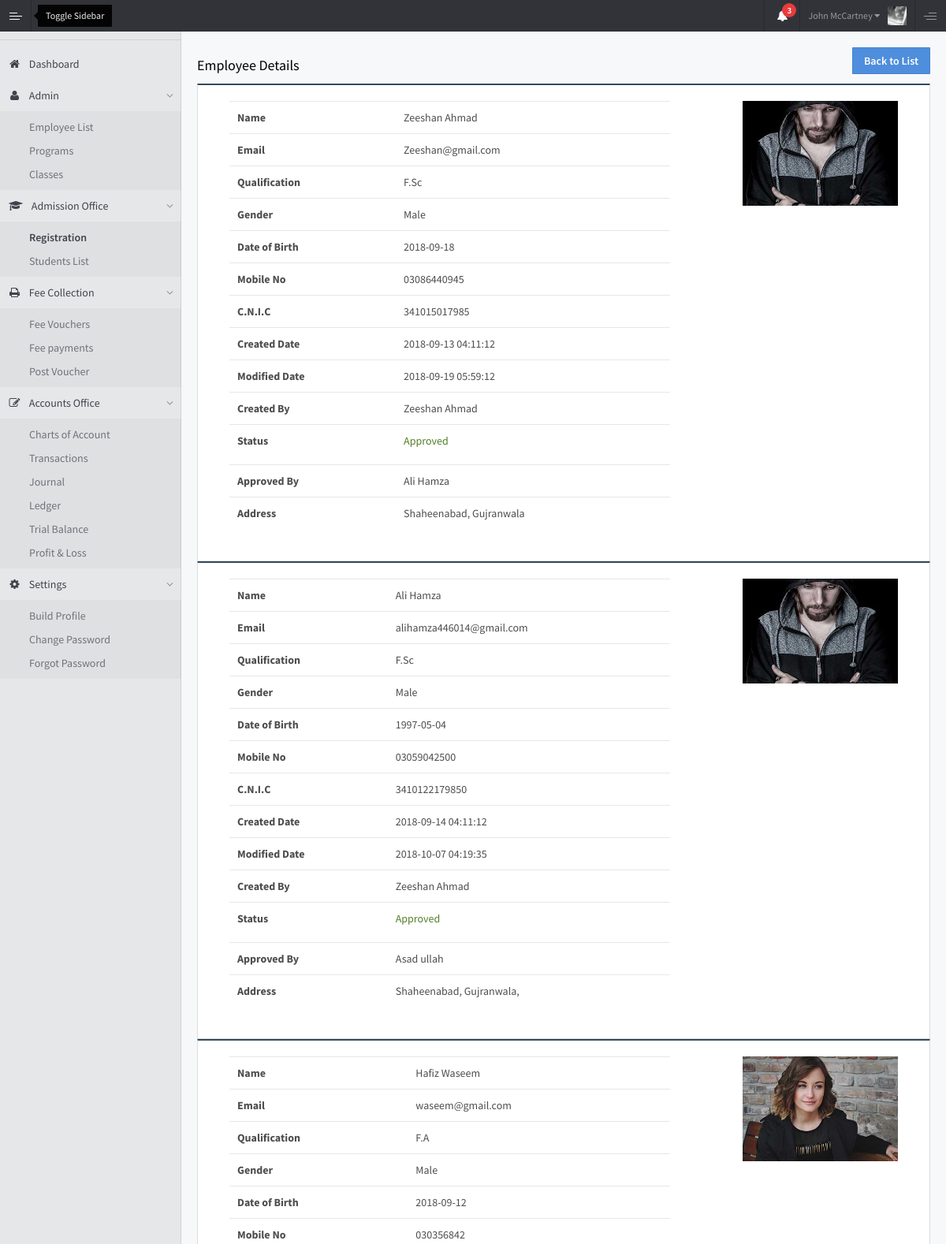
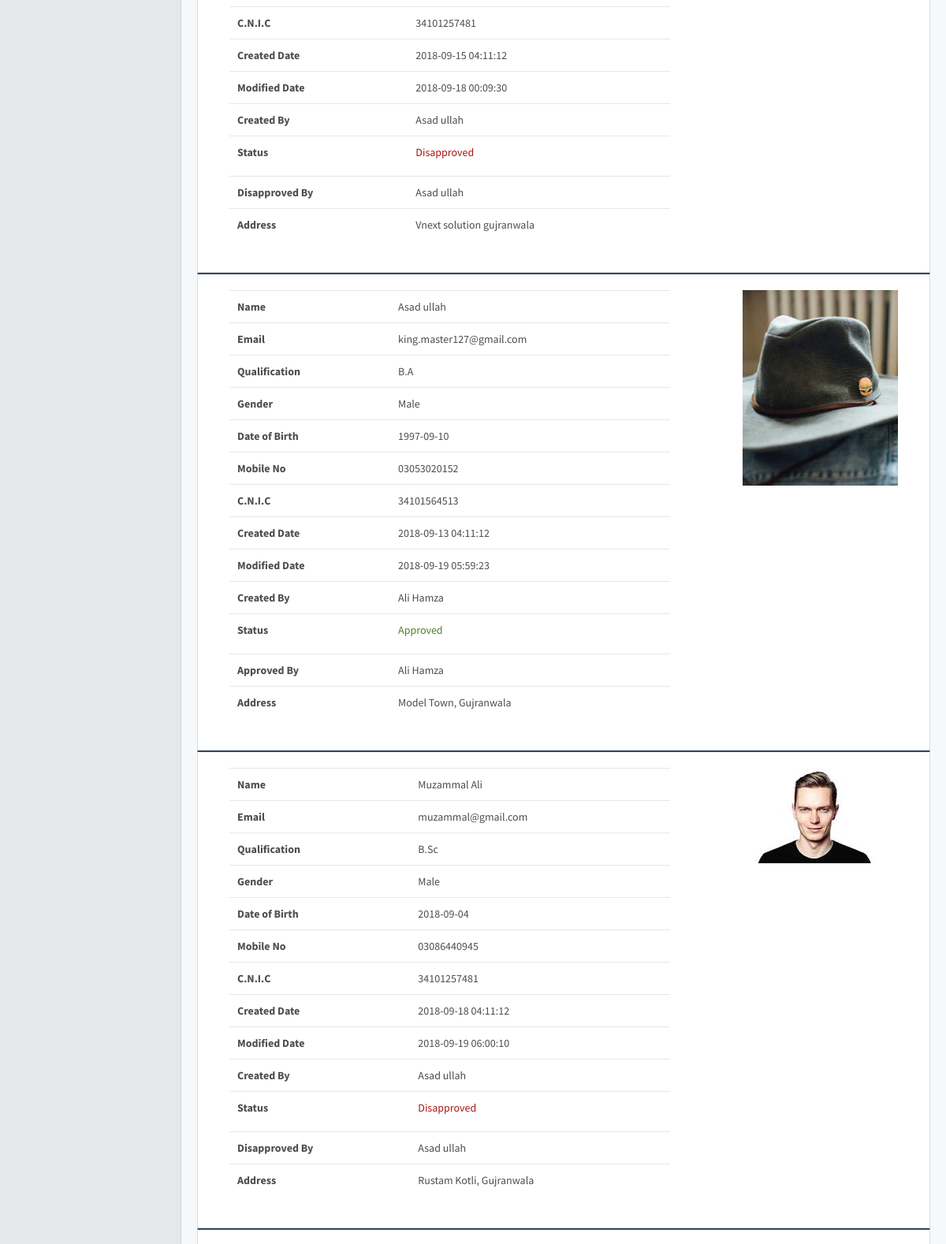
The page /ilm/index.php/users/all_userDetails (upper part) on the database its author committed (2 pictures, top to bottom).
### tables this page shows
CREATE TABLE `users` (
  `id` int(11) NOT NULL,
  `first_name` varchar(255) NOT NULL,
  `last_name` varchar(255) NOT NULL,
  `email` varchar(255) NOT NULL,
  `password` varchar(255) NOT NULL,
  `gender` varchar(10) NOT NULL,
  `address` varchar(300) NOT NULL,
  `phone_no` varchar(50) NOT NULL,
  `dob` date NOT NULL,
  `cnic` varchar(30) NOT NULL,
  `qualification` varchar(50) NOT NULL,
  `role_id` int(11) NOT NULL COMMENT '0 = admin, 1 = clerk, 2 = accountant',
  `created_by` int(11) NOT NULL,
  `modified_by` int(11) NOT NULL,
  `created_at` timestamp NOT NULL DEFAULT CURRENT_TIMESTAMP,
  `modified_at` timestamp NOT NULL DEFAULT '0000-00-00 00:00:00',
  `is_active` int(11) NOT NULL COMMENT '1 = true, 0 = false',
  `is_approved` int(11) NOT NULL DEFAULT '0' COMMENT '1 = true, 0 = false',
  `image_url` varchar(250) NOT NULL
);

### ilm/application/controllers/Users.php (called while the page is built, shortened)
<?php
class Users extends CI_Controller
{
    public function __construct()
    {
        $this->load->model('Users_model');
    }
    public function all_userDetails()
    {
        $data = array(
            'title' => 'ILM | Admin',
            'view' => 'users/user_details',
            'users' => $this->Users_model->getUsers(),
            'url_text' => 'Back to List',
            'url' => 'users'
        );
        $this->load->view('masterLayouts/admin',$data);
    }
}

### ilm/index.php (called while the page is built, shortened)
<?php
require_once BASEPATH.'core/CodeIgniter.php';

### ilm/application/models/Users_model.php (called while the page is built, shortened)
<?php
class Users_model extends CI_Model
{
    public function getUsers()
    {
        $q = "SELECT e.*, us.first_name as user_fname, us.last_name as user_lname,
          usr.first_name as usr_firstName, usr.last_name as usr_lastName
          FROM users e
          LEFT JOIN users us
          on e.created_by = us.id
          LEFT JOIN users usr
          on e.modified_by = usr.id
        ";
        $res = $this->db->query($q)->result();
        return $res;
    }
}

### ilm/application/views/users/user_details.php (the view, shortened to what this page needs)
<div>
    <?php echo anchor($url,$url_text,array(
        'class' => 'btn btn-primary pull-right'
    )) ;?>
</div>
<div class="panel panel-midnightblue">
    <div class="pannel">
        <h4>Employee Details</h4>
    </div>
    <?php foreach ($users as $user): ?>
    <div class="panel-body">
        <div class="std-detail clearfix">
            <div class="col-sm-12">
                <div class="table-responsive">
                    <div class="col-sm-8">
                        <table class="table">
                            <tbody>
                            <tr>
                                <th> Name</th>
                                <td><?php echo $user->first_name . ' ' . $user->last_name;?></td>
                            </tr>
                            <tr>
                                <th>Email</th>
                                <td>
                                    <?php echo $user->email ;?>
                                </td>
                            </tr>
                            <tr>
                                <th>Qualification</th>
                                <td><?php echo $user->qualification ;?></td>
                            </tr>
                            <tr>
                                <th>Gender</th>
                                <td><?php echo ucfirst($user->gender) ;?></td>
                            </tr>
                            <tr>
                                <th>Date of Birth</th>
                                <td><?php echo $user->dob ;?></td>
                            </tr>
                            <tr>
                                <th>Mobile No</th>
                                <td><?php echo $user->phone_no ;?></td>
                            </tr>
                            <tr>
                                <th>C.N.I.C</th>
                                <td><?php echo $user->cnic ;?></td>
                            </tr>
                            <tr>
                                <th>Created Date</th>
                                <td><?php echo $user->created_at ;?></td>
                            </tr>
                            <tr>
                                <th>Modified Date</th>
                                <td><?php echo $user->modified_at ;?></td>
                            </tr>
                            <tr>
                                <th>Created By</th>
                                <td><?php echo $user->user_fname.' '.$user->user_lname ;?></td>
                            </tr>
                            <tr>
                                <th>Status</th>
                                <td colspan="3">
                                    <?php
                                    if ($user->is_approved == 0)
                                    {
                                        echo '<p class="text-danger">Disapproved</p>';
                                    }
                                    else
                                    {
                                        echo '<p class="text-success">Approved</p>';
                                    }
                                    ;?>
                                </td>
                            </tr>
                            <tr>
                                <?php if ($user->is_approved == 0) :?>
                                    <th>Disapproved By</th>
                                <?php else: ?>
                                    <th>Approved By</th>
                                <?php endif; ?>
                                <td><?php echo $user->usr_firstName.' '.$user->usr_lastName ;?></td>
                            </tr>
                            <tr>
                                <th>Address</th>
                                <td colspan="3"><?php echo $user->address ;?></td>
                            </tr>
                            </tbody>
                        </table>
                    </div>
                    <div class="col-sm-3 col-sm-offset-1">
                        <?php if ($user->image_url != NULL) : ?>
                            <img src="<?php echo base_url(). $user->image_url ;?>"
                                 class="img-responsive">
                        <?php else: ?>
                            <img src="<?php echo base_url();?>assets/img/profile picture.png"
                                 class="img-responsive">
                        <?php endif; ?>
                    </div>
                </div>
            </div>
        </div>
    </div>
    <?php endforeach; ?>
</div>

### rows shown on the page
users: first_name "Zeeshan", last_name "Ahmad", email "Zeeshan@gmail.com", qualification "F.Sc", gender "Male", dob "2018-09-18", phone_no "03086440945", cnic "341015017985", created_at "2018-09-13 04:11:12", modified_at "2018-09-19 05:59:12", is_approved "Approved", users.first_name "Ali", users.last_name "Hamza", address "Shaheenabad, Gujranwala", image_url (picture)
users: first_name "Ali", last_name "Hamza", email "alihamza446014@gmail.com", qualification "F.Sc", gender "Male", dob "1997-05-04", phone_no "03059042500", cnic "3410122179850", created_at "2018-09-14 04:11:12", modified_at "2018-10-07 04:19:35", users.first_name "Zeeshan", users.last_name "Ahmad", is_approved "Approved", users.first_name "Asad", users.last_name "ullah", address "Shaheenabad, Gujranwala,", image_url (picture)
users: first_name "Hafiz", last_name "Waseem", email "waseem@gmail.com", qualification "F.A", gender "Male", dob "2018-09-12", phone_no "030356842", cnic "34101257481", created_at "2018-09-15 04:11:12", modified_at "2018-09-18 00:09:30", users.first_name "Asad", users.last_name "ullah", is_approved "Disapproved", address "Vnext solution gujranwala", image_url (picture)
users: first_name "Asad", last_name "ullah", email "king.master127@gmail.com", qualification "B.A", gender "Male", dob "1997-09-10", phone_no "03053020152", cnic "34101564513", created_at "2018-09-13 04:11:12", modified_at "2018-09-19 05:59:23", users.first_name "Ali", users.last_name "Hamza", is_approved "Approved", address "Model Town, Gujranwala", image_url (picture)
users: first_name "Muzammal", last_name "Ali", email "muzammal@gmail.com", qualification "B.Sc", gender "Male", dob "2018-09-04", phone_no "03086440945", cnic "34101257481", created_at "2018-09-18 04:11:12", modified_at "2018-09-19 06:00:10", users.first_name "Asad", users.last_name "ullah", is_approved "Disapproved", address "Rustam Kotli, Gujranwala", image_url (picture)
